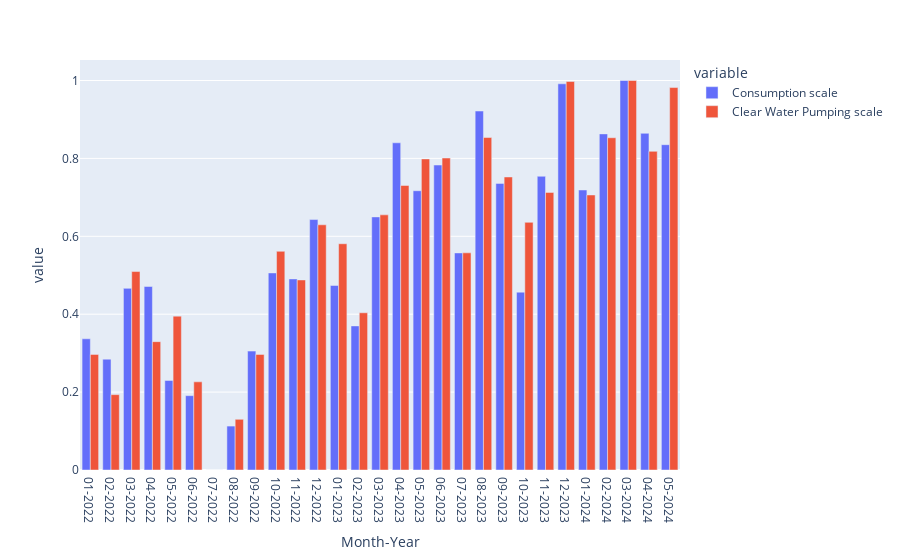

The notebook cell saved with this chart:
### Code cell
df_2022_2023 = df[(df['Year']==2022)|(df['Year']==2023)|(df['Year']==2024)]
fig = px.bar(df_2022_2023, x='Month-Year', y=['Consumption scale', 'Clear Water Pumping scale'], barmode='group') #title='Raw Water Pumped during various zones in ML')

fig.show()

### Figure 1 — Plotly figure (JSON) as saved in the notebook; plotly's stock layout.template omitted (floating-point values rounded to 4 significant figures)
{"data": [{"alignmentgroup": "True", "hovertemplate": "variable=Consumption scale<br>Month-Year=%{x}<br>value=%{y}<extra></extra>", "legendgroup": "Consumption scale", "marker": {"color": "#636efa", "pattern": {"shape": ""}}, "name": "Consumption scale", "offsetgroup": "Consumption scale", "orientation": "v", "showlegend": true, "textposition": "auto", "type": "bar", "x": ["01-2022", "02-2022", "03-2022", "04-2022", "05-2022", "06-2022", "07-2022", "08-2022", "09-2022", "10-2022", "11-2022", "12-2022", "01-2023", "02-2023", "03-2023", "04-2023", "05-2023", "06-2023", "07-2023", "08-2023", "09-2023", "10-2023", "11-2023", "12-2023", "01-2024", "02-2024", "03-2024", "04-2024", "05-2024"], "xaxis": "x", "y": [0.3368, 0.2846, 0.4664, 0.4711, 0.23, 0.1908, 0, 0.1128, 0.3053, 0.506, 0.4906, 0.643, 0.4737, 0.3699, 0.6498, 0.8401, 0.717, 0.783, 0.5573, 0.9216, 0.7358, 0.4566, 0.7541, 0.9915, 0.7189, 0.8629, 1.0, 0.8644, 0.8352], "yaxis": "y"}, {"alignmentgroup": "True", "hovertemplate": "variable=Clear Water Pumping scale<br>Month-Year=%{x}<br>value=%{y}<extra></extra>", "legendgroup": "Clear Water Pumping scale", "marker": {"color": "#EF553B", "pattern": {"shape": ""}}, "name": "Clear Water Pumping scale", "offsetgroup": "Clear Water Pumping scale", "orientation": "v", "showlegend": true, "textposition": "auto", "type": "bar", "x": ["01-2022", "02-2022", "03-2022", "04-2022", "05-2022", "06-2022", "07-2022", "08-2022", "09-2022", "10-2022", "11-2022", "12-2022", "01-2023", "02-2023", "03-2023", "04-2023", "05-2023", "06-2023", "07-2023", "08-2023", "09-2023", "10-2023", "11-2023", "12-2023", "01-2024", "02-2024", "03-2024", "04-2024", "05-2024"], "xaxis": "x", "y": [0.2968, 0.1935, 0.5095, 0.3295, 0.395, 0.2263, 0, 0.1302, 0.2968, 0.5615, 0.488, 0.6295, 0.5809, 0.4037, 0.655, 0.7305, 0.7987, 0.8009, 0.5575, 0.8536, 0.7523, 0.6359, 0.7126, 0.9974, 0.7061, 0.853, 1.0, 0.8181, 0.9819], "yaxis": "y"}], "layout": {"barmode": "group", "legend": {"title": {"text": "variable"}, "tracegroupgap": 0}, "margin": {"t": 60}, "xaxis": {"anchor": "y", "domain": [0, 1], "title": {"text": "Month-Year"}}, "yaxis": {"anchor": "x", "domain": [0, 1], "title": {"text": "value"}}}}
